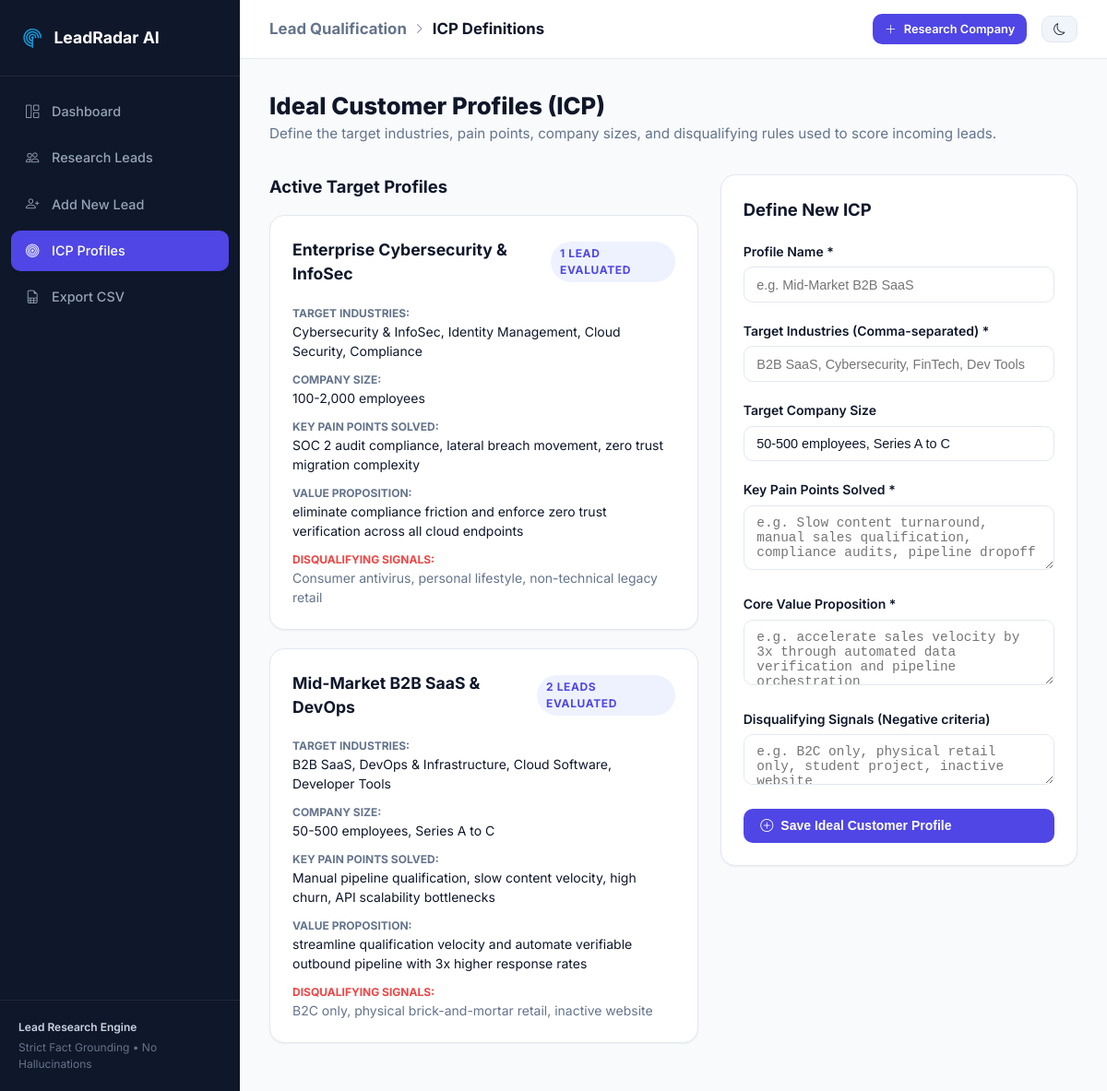
Page /icps/ on the committed database.
### assistant/models.py (models this page shows, shortened)
class IdealCustomerProfile(models.Model):
    name = models.CharField(max_length=200, help_text="e.g. Mid-Market B2B SaaS or High-Growth FinTech")
    target_industries = models.TextField(help_text="Comma-separated or bullet points of target industries (e.g. B2B SaaS, Cybersecurity, E-Commerce, Healthcare Tech)")
    target_company_sizes = models.CharField(max_length=200, blank=True, default="50-500 employees")
    key_pain_points = models.TextField(help_text="Pain points your solution solves (e.g. slow content turnaround, high customer churn, API security)")
    value_proposition = models.TextField(help_text="What your offering provides to this ICP")
    disqualifying_signals = models.TextField(blank=True, default="", help_text="Negative signals that lower ICP fit (e.g. B2C only, legacy on-prem, no digital presence)")
    created_at = models.DateTimeField(auto_now_add=True)
    updated_at = models.DateTimeField(auto_now=True)
    class Meta:
        ordering = ['-created_at']

### assistant/views.py (the view, shortened to what this page needs)
# urls.py: path('icps/', views.icp_list_view, name='icp_list'),
def icp_list_view(request):
    icps = IdealCustomerProfile.objects.all()
    return render(request, 'assistant/icp_list.html', {'icps': icps})

### templates/assistant/icp_list.html (shortened to what this page needs)
{% extends "assistant/base.html" %}
{% block header_title %}ICP Definitions{% endblock %}
{% block content %}
<div style="display: flex; justify-content: space-between; align-items: center; margin-bottom: 2rem;">
  <div>
    <h1 style="font-size: 1.6rem; font-weight: 800;">Ideal Customer Profiles (ICP)</h1>
    <p style="color: var(--text-muted); font-size: 0.95rem;">Define the target industries, pain points, company sizes, and disqualifying rules used to score incoming leads.</p>
  </div>
</div>
<div style="display: grid; grid-template-columns: 1.2fr 1fr; gap: 1.5rem; align-items: start;">
  <div>
    <h3 style="font-size: 1.15rem; font-weight: 700; margin-bottom: 1rem;">Active Target Profiles</h3>
    {% for icp in icps %}
      <div class="card" style="margin-bottom: 1.25rem;">
        <div class="card-header">
          <h4 style="font-size: 1.1rem; font-weight: 700; color: var(--text-main); margin: 0;">{{ icp.name }}</h4>
          <span class="badge" style="background: #eef2ff; color: var(--primary);">
            {{ icp.leads.count }} Lead{{ icp.leads.count|pluralize }} Evaluated
          </span>
        </div>
        <div style="display: flex; flex-direction: column; gap: 0.75rem; font-size: 0.875rem;">
          <div>
            <strong style="color: var(--text-muted); display: block; font-size: 0.75rem; text-transform: uppercase;">Target Industries:</strong>
            <span>{{ icp.target_industries }}</span>
          </div>
          <div>
            <strong style="color: var(--text-muted); display: block; font-size: 0.75rem; text-transform: uppercase;">Company Size:</strong>
            <span>{{ icp.target_company_sizes }}</span>
          </div>
          <div>
            <strong style="color: var(--text-muted); display: block; font-size: 0.75rem; text-transform: uppercase;">Key Pain Points Solved:</strong>
            <span>{{ icp.key_pain_points }}</span>
          </div>
          <div>
            <strong style="color: var(--text-muted); display: block; font-size: 0.75rem; text-transform: uppercase;">Value Proposition:</strong>
            <span>{{ icp.value_proposition }}</span>
          </div>
          {% if icp.disqualifying_signals %}
            <div>
              <strong style="color: var(--danger); display: block; font-size: 0.75rem; text-transform: uppercase;">Disqualifying Signals:</strong>
              <span style="color: var(--text-muted);">{{ icp.disqualifying_signals }}</span>
            </div>
          {% endif %}
        </div>
      </div>
    {% endfor %}
  </div>
  <div class="card">
    <div class="card-header">
      <h3 class="card-title">Define New ICP</h3>
    </div>
    <form method="post">
      <div class="form-group">
        <label class="form-label" for="name">Profile Name *</label>
        <input type="text" id="name" name="name" class="form-control" placeholder="e.g. Mid-Market B2B SaaS" required>
      </div>
      <div class="form-group">
        <label class="form-label" for="target_industries">Target Industries (Comma-separated) *</label>
        <input type="text" id="target_industries" name="target_industries" class="form-control" placeholder="B2B SaaS, Cybersecurity, FinTech, Dev Tools" required>
      </div>
      <div class="form-group">
        <label class="form-label" for="target_company_sizes">Target Company Size</label>
        <input type="text" id="target_company_sizes" name="target_company_sizes" class="form-control" value="50-500 employees, Series A to C">
      </div>
      <div class="form-group">
        <label class="form-label" for="key_pain_points">Key Pain Points Solved *</label>
        <textarea id="key_pain_points" name="key_pain_points" class="form-control" rows="3" placeholder="e.g. Slow content turnaround, manual sales qualification, compliance audits, pipeline dropoff" required></textarea>
      </div>
      <div class="form-group">
        <label class="form-label" for="value_proposition">Core Value Proposition *</label>
        <textarea id="value_proposition" name="value_proposition" class="form-control" rows="3" placeholder="e.g. accelerate sales velocity by 3x through automated data verification and pipeline orchestration" required></textarea>
      </div>
      <div class="form-group">
        <label class="form-label" for="disqualifying_signals">Disqualifying Signals (Negative criteria)</label>
        <textarea id="disqualifying_signals" name="disqualifying_signals" class="form-control" rows="2" placeholder="e.g. B2C only, physical retail only, student project, inactive website"></textarea>
      </div>
      <button type="submit" class="btn btn-primary" style="width: 100%;">
        <i class="bi bi-plus-circle"></i> Save Ideal Customer Profile
      </button>
    </form>
  </div>
</div>
{% endblock %}

### static/css/main.css (style rules this page uses)
:root { --primary: #4f46e5; --primary-hover: #4338ca; --primary-light: #eef2ff; --secondary: #0ea5e9; --success: #10b981; --success-bg: #ecfdf5; --warning: #f59e0b; --warning-bg: #fffbeb; --danger: #ef4444; --danger-bg: #fef2f2; --neutral: #64748b; --neutral-bg: #f1f5f9; --bg-body: #f8fafc; --bg-surface: #ffffff; --bg-sidebar: #0f172a; --text-main: #0f172a; --text-muted: #64748b; --border: #e2e8f0; --radius-sm: 6px; --radius-md: 10px; --radius-lg: 16px; --shadow-sm: 0 1px 2px 0 rgba(0, 0, 0, 0.05); --shadow-md: 0 4px 6px -1px rgba(0, 0, 0, 0.08); }
* { box-sizing: border-box; margin: 0; padding: 0; }
body { font-family: 'Inter', -apple-system, BlinkMacSystemFont, 'Segoe UI', Roboto, sans-serif; background-color: var(--bg-body); color: var(--text-main); line-height: 1.5; min-height: 100vh; }
.card { background: var(--bg-surface); border: 1px solid var(--border); border-radius: var(--radius-lg); padding: 1.5rem; box-shadow: var(--shadow-sm); margin-bottom: 1.5rem; }
.card-header { display: flex; align-items: center; justify-content: space-between; margin-bottom: 1.25rem; }
.card-title { font-size: 1.15rem; font-weight: 700; color: var(--text-main); }
.btn { display: inline-flex; align-items: center; gap: 0.5rem; padding: 0.6rem 1.1rem; font-size: 0.875rem; font-weight: 600; border-radius: var(--radius-md); border: 1px solid transparent; cursor: pointer; text-decoration: none !important; transition: all 0.15s ease; }
.btn-primary { background-color: var(--primary); color: #ffffff; }
.badge { display: inline-flex; align-items: center; gap: 0.35rem; padding: 0.25rem 0.65rem; font-size: 0.75rem; font-weight: 700; border-radius: 9999px; text-transform: uppercase; letter-spacing: 0.05em; }
.form-group { margin-bottom: 1.25rem; }
.form-label { display: block; font-size: 0.875rem; font-weight: 600; margin-bottom: 0.4rem; color: var(--text-main); }
.form-control, .form-select { width: 100%; padding: 0.65rem 0.85rem; font-size: 0.9rem; border-radius: var(--radius-md); border: 1px solid var(--border); background: var(--bg-surface); color: var(--text-main); outline: none; }

### rows in the picture
IdealCustomerProfile: name "Enterprise Cybersecurity & InfoSec", leads.count "1", target_industries "Cybersecurity & InfoSec, Identity Management, Cloud Security, Compliance", target_company_sizes "100-2,000 employees", key_pain_points "SOC 2 audit compliance, lateral breach movement, zero trust migration complexity", value_proposition "eliminate compliance friction and enforce zero trust verification across all cloud endpoints", disqualifying_signals "Consumer antivirus, personal lifestyle, non-technical legacy retail"
IdealCustomerProfile: name "Mid-Market B2B SaaS & DevOps", leads.count "2", target_industries "B2B SaaS, DevOps & Infrastructure, Cloud Software, Developer Tools", target_company_sizes "50-500 employees, Series A to C", key_pain_points "Manual pipeline qualification, slow content velocity, high churn, API scalability bottlenecks", value_proposition "streamline qualification velocity and automate verifiable outbound pipeline with 3x higher response rates", disqualifying_signals "B2C only, physical brick-and-mortar retail, inactive website"
